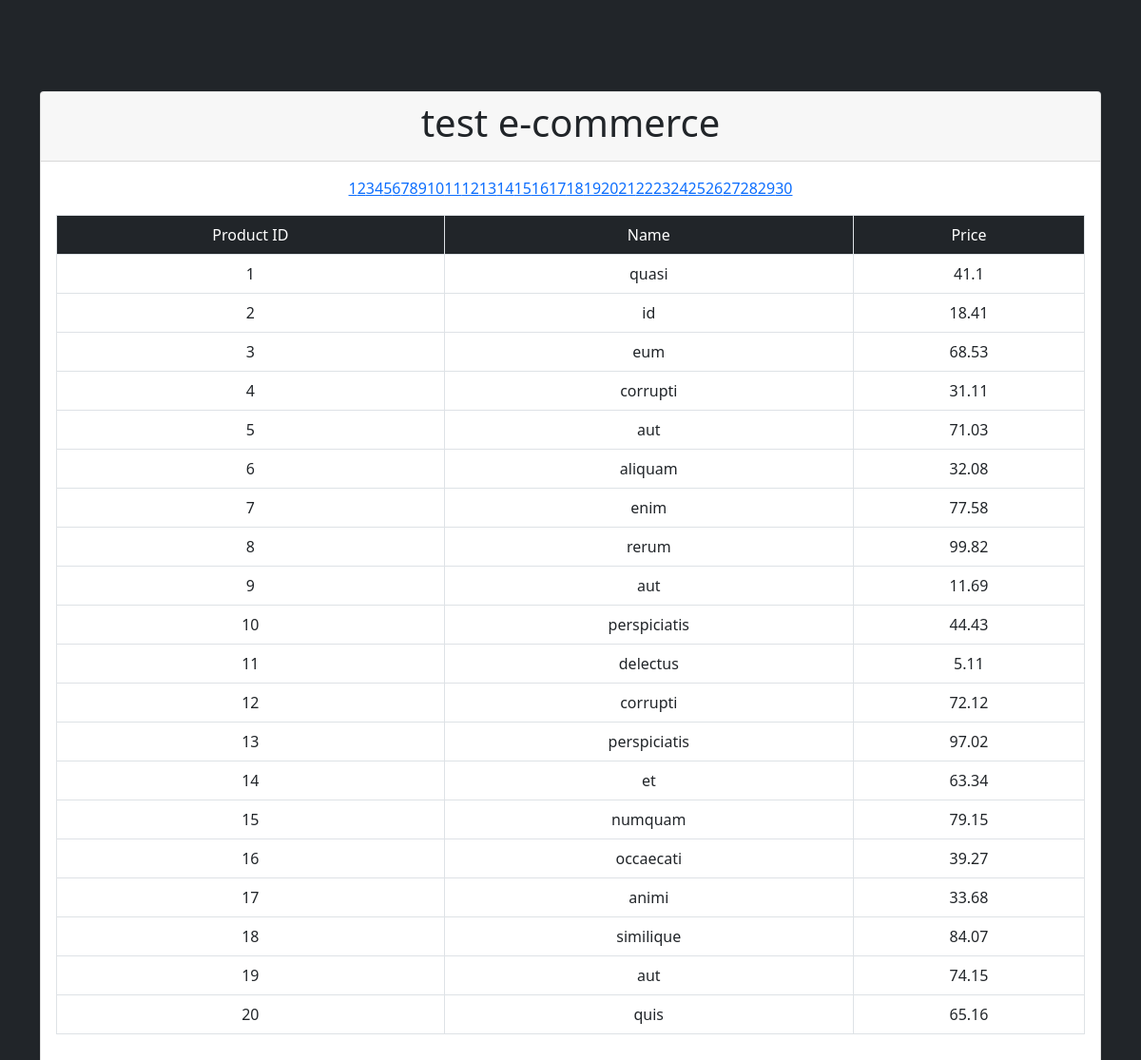
The page / on the database its author committed.
### tables this page shows
CREATE TABLE `product` (
  `product_id` int(11) NOT NULL,
  `name` varchar(50) NOT NULL,
  `type` varchar(50) NOT NULL,
  `description` text NOT NULL,
  `price` float NOT NULL,
  `stock` int(11) NOT NULL
);

### index.php (the view, shortened to what this page needs)
<?php
require_once('config/db.php');
$results_per_page = 20;
$page = isset($_GET['page']) ? (int)$_GET['page'] : 1;
$start_from = ($page - 1) * $results_per_page;
$query = "SELECT * FROM product LIMIT $start_from, $results_per_page";
$result = mysqli_query($con, $query);
$query_total = "SELECT COUNT(*) as total FROM product";
$result_total = mysqli_query($con, $query_total);
$row_total = mysqli_fetch_assoc($result_total);
$total_pages = ceil($row_total['total'] / $results_per_page);
?>
<!DOCTYPE html>
<html lang="en">
<head>
    <link href="https://cdn.jsdelivr.net/npm/bootstrap@5.1.3/dist/css/bootstrap.min.css" rel="stylesheet">
</head>
<body class="bg-dark">
    <div class = "container">
        <div class = "row mt-5">
            <div class="col">
                <div class="card mt-5">
                    <div class="card-header">
                        <h2 class="display-6 text-center">test e-commerce</h2>
                    </div>
                    <div class="pagination d-flex justify-content-center mt-3">
                        <?php
                            for($i = 1;$i<=$total_pages;$i++){
                                echo "<a href='?page=$i'> $i </a>";
                            }
                        ?>
                    </div>
                    <div class="card-body">
                        <table class="table table-bordered text-center">
                            <tr class="bg-dark text-white">
                                <td> Product ID </td>
                                <td> Name </td>
                                <td> Price</td>
                            </tr>
                            <tr>
                                <?php
                                    while($row = mysqli_fetch_assoc($result))
                                    {
                                ?>
                                    <td><?php echo $row['product_id'] ?></td>
                                    <td><?php echo $row['name'] ?></td>
                                    <td><?php echo $row['price'] ?></td>
                                </tr>
                                <?php
                                    }
                                ?>
                        </table>
                    </div>
                </div>
            </div>
        </div>
    </div>
</body>
</html>

### rows shown on the page
product: product_id "1", name "quasi", price "41.1"
product: product_id "2", name "id", price "18.41"
product: product_id "3", name "eum", price "68.53"
product: product_id "4", name "corrupti", price "31.11"
product: product_id "5", name "aut", price "71.03"
product: product_id "6", name "aliquam", price "32.08"
product: product_id "7", name "enim", price "77.58"
product: product_id "8", name "rerum", price "99.82"
product: product_id "9", name "aut", price "11.69"
product: product_id "10", name "perspiciatis", price "44.43"
product: product_id "11", name "delectus", price "5.11"
product: product_id "12", name "corrupti", price "72.12"
product: product_id "13", name "perspiciatis", price "97.02"
product: product_id "14", name "et", price "63.34"
product: product_id "15", name "numquam", price "79.15"
product: product_id "16", name "occaecati", price "39.27"
product: product_id "17", name "animi", price "33.68"
product: product_id "18", name "similique", price "84.07"
product: product_id "19", name "aut", price "74.15"
product: product_id "20", name "quis", price "65.16"
